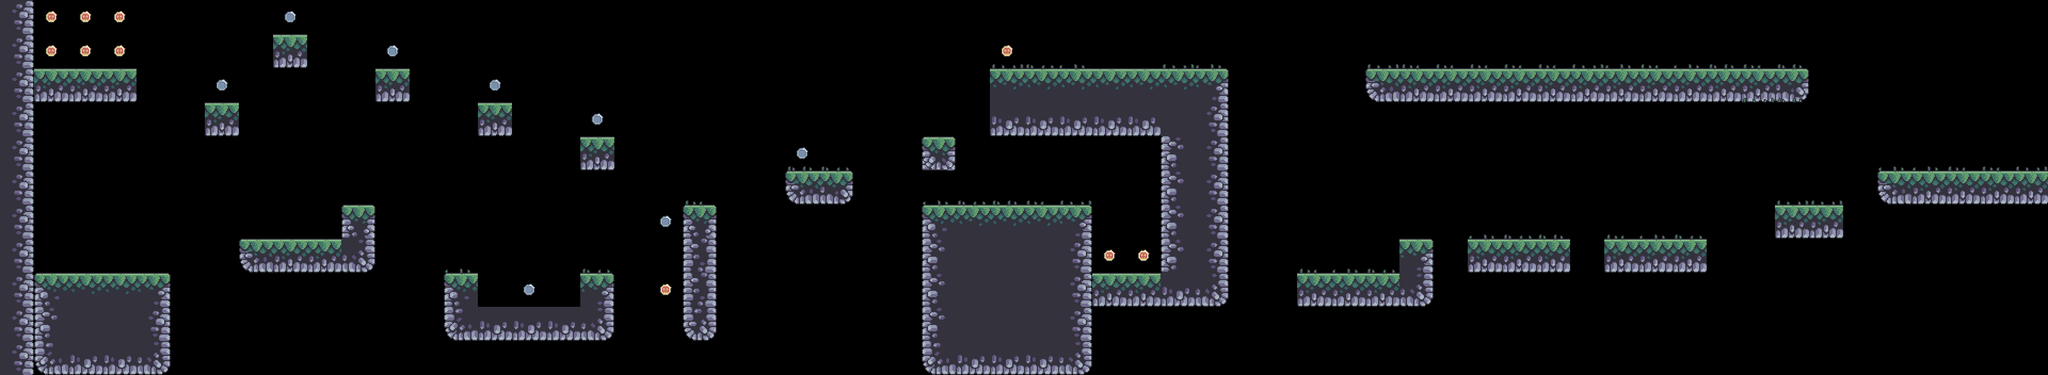

This game map was drawn from its Tiled (.tmx) file and the tilesets committed beside it. A one-line description and the full map source follow:
An orthogonal 60x11 tile map with 64x64 px tiles, 4 tile layers (terrain, spikes, grass, coins), 4 tilesets.

<map version="1.9" tiledversion="1.9.2" orientation="orthogonal" renderorder="right-down" width="60" height="11" tilewidth="64" tileheight="64" infinite="0" nextlayerid="5" nextobjectid="1">
 <editorsettings>
  <export target="level_0.tmx" format="csv" />
 </editorsettings>
 <tileset firstgid="1" source="terrain_tiles.tsx" />
 <tileset firstgid="17" source="coin_tiles.tsx" />
 <tileset firstgid="19" source="grass.tsx" />
 <tileset firstgid="24" source="spikes.tsx" />
 <layer id="1" name="terrain" width="60" height="11">
  <data encoding="csv">
7,0,0,0,0,0,0,0,0,0,0,0,0,0,0,0,0,0,0,0,0,0,0,0,0,0,0,0,0,0,0,0,0,0,0,0,0,0,0,0,0,0,0,0,0,0,0,0,0,0,0,0,0,0,0,0,0,0,0,0,
7,0,0,0,0,0,0,0,14,0,0,0,0,0,0,0,0,0,0,0,0,0,0,0,0,0,0,0,0,0,0,0,0,0,0,0,0,0,0,0,0,0,0,0,0,0,0,0,0,0,0,0,0,0,0,0,0,0,0,0,
7,14,14,14,0,0,0,0,0,0,0,14,0,0,0,0,0,0,0,0,0,0,0,0,0,0,0,0,0,2,2,2,2,2,2,3,0,0,0,0,13,14,14,14,14,14,14,14,14,14,14,14,15,0,0,0,0,0,0,0,
7,0,0,0,0,0,14,0,0,0,0,0,0,0,14,0,0,0,0,0,0,0,0,0,0,0,0,0,0,10,10,10,10,10,6,7,0,0,0,0,0,0,0,0,0,0,0,0,0,0,0,0,0,0,0,0,0,0,0,0,
7,0,0,0,0,0,0,0,0,0,0,0,0,0,0,0,0,14,0,0,0,0,0,0,0,0,0,4,0,0,0,0,0,0,5,7,0,0,0,0,0,0,0,0,0,0,0,0,0,0,0,0,0,0,0,0,0,0,0,0,
7,0,0,0,0,0,0,0,0,0,0,0,0,0,0,0,0,0,0,0,0,0,0,13,15,0,0,0,0,0,0,0,0,0,5,7,0,0,0,0,0,0,0,0,0,0,0,0,0,0,0,0,0,0,0,13,14,14,14,14,
7,0,0,0,0,0,0,0,0,0,4,0,0,0,0,0,0,0,0,0,4,0,0,0,0,0,0,1,2,2,2,3,0,0,5,7,0,0,0,0,0,0,0,0,0,0,0,0,0,0,0,0,14,14,0,0,0,0,0,0,
7,0,0,0,0,0,0,13,14,14,11,0,0,0,0,0,0,0,0,0,8,0,0,0,0,0,0,5,6,6,6,7,0,0,5,7,0,0,0,0,0,3,0,14,14,14,0,14,14,14,0,0,0,0,0,0,0,0,0,0,
7,1,2,2,3,0,0,0,0,0,0,0,0,1,0,0,0,3,0,0,8,0,0,0,0,0,0,5,6,6,6,7,14,14,10,11,0,0,14,14,14,11,0,0,0,0,0,0,0,0,0,0,0,0,0,0,0,0,0,0,
7,5,6,6,7,0,0,0,0,0,0,0,0,9,10,10,10,11,0,0,12,0,0,0,0,0,0,5,6,6,6,7,0,0,0,0,0,0,0,0,0,0,0,0,0,0,0,0,0,0,0,0,0,0,0,0,0,0,0,0,
7,9,10,10,11,0,0,0,0,0,0,0,0,0,0,0,0,0,0,0,0,0,0,0,0,0,0,9,10,10,10,11,0,0,0,0,0,0,0,0,0,0,0,0,0,0,0,0,0,0,0,0,0,0,0,0,0,0,0,0
</data>
 </layer>
 <layer id="4" name="spikes" width="60" height="11">
  <data encoding="csv">
0,0,0,0,0,0,0,0,0,0,0,0,0,0,0,0,0,0,0,0,0,0,0,0,0,0,0,0,0,0,0,0,0,0,0,0,0,0,0,0,0,0,0,0,0,0,0,0,0,0,0,0,0,0,0,0,0,0,0,0,
0,0,0,0,0,0,0,0,0,0,0,0,0,0,0,0,0,0,0,0,0,0,0,0,0,0,0,0,0,0,0,0,0,0,0,0,0,0,0,0,0,0,0,0,0,0,0,0,0,0,0,0,0,0,0,0,0,0,0,0,
0,0,0,0,0,0,0,0,0,0,0,0,0,0,0,0,0,0,0,0,0,0,0,0,0,0,0,0,0,0,0,0,0,0,0,0,0,0,0,0,0,0,0,0,0,0,0,0,0,0,0,0,0,0,0,0,0,0,0,0,
0,0,0,0,0,0,0,0,0,0,0,0,0,0,0,0,0,0,0,0,0,0,0,0,0,0,0,0,0,0,0,0,0,0,0,0,0,0,0,0,0,0,0,0,0,0,0,0,0,0,0,0,0,0,0,0,0,0,0,0,
0,0,0,0,0,0,0,0,0,0,0,0,0,0,0,0,0,0,0,0,0,0,0,0,0,0,0,16,0,0,0,0,0,0,0,0,0,0,0,0,0,0,0,0,0,0,0,0,0,0,0,0,0,0,0,0,0,0,0,0,
0,0,0,0,0,0,0,0,0,0,0,0,0,0,0,0,0,0,0,0,0,0,0,0,0,0,0,0,0,0,0,0,0,0,0,0,0,0,0,0,0,0,0,0,0,0,0,0,0,0,0,0,0,0,0,0,0,0,0,0,
0,0,0,0,0,0,0,0,0,0,0,0,0,0,0,0,0,0,0,0,0,0,0,0,0,0,0,0,0,0,0,0,0,0,0,0,0,0,0,0,0,0,0,0,0,0,0,0,0,0,0,0,0,0,0,0,0,0,0,0,
0,0,0,0,0,0,0,0,0,0,0,0,0,0,0,0,0,0,0,0,0,0,0,0,0,0,0,0,0,0,0,0,0,0,0,0,0,0,0,0,0,0,0,0,0,0,0,0,0,0,0,0,0,0,0,0,0,0,0,0,
0,0,0,0,0,0,0,0,0,0,0,0,0,0,0,0,0,0,0,0,0,0,0,0,0,0,0,0,0,0,0,0,0,0,0,0,0,0,0,0,0,0,0,0,0,0,0,0,0,0,0,0,0,0,0,0,0,0,0,0,
0,0,0,0,0,0,0,0,0,0,0,0,0,0,0,0,0,0,0,0,0,0,0,0,0,0,0,0,0,0,0,0,0,0,0,0,0,0,0,0,0,0,0,0,0,0,0,0,0,0,0,0,0,0,0,0,0,0,0,0,
0,0,0,0,0,0,0,0,0,0,0,0,0,0,0,0,0,0,0,0,0,0,0,0,0,0,0,0,0,0,0,0,0,0,0,0,0,0,0,0,0,0,0,0,0,0,0,0,0,0,0,0,0,0,0,0,0,0,0,0
</data>
 </layer>
 <layer id="3" name="grass" width="60" height="11">
  <data encoding="csv">
0,0,0,0,0,0,0,0,0,0,0,0,0,0,0,0,0,0,0,0,0,0,0,0,0,0,0,0,0,0,0,0,0,0,0,0,0,0,0,0,0,0,0,0,0,0,0,0,0,0,0,0,0,0,0,0,0,0,0,0,
0,0,0,0,0,0,0,0,0,0,0,0,0,0,0,0,0,0,0,0,0,0,0,0,0,0,0,0,0,23,20,19,0,0,23,19,0,0,0,0,23,22,22,22,22,22,23,19,22,19,21,22,21,0,0,0,0,0,0,0,
0,0,0,0,0,0,0,0,0,0,0,0,0,0,0,0,0,0,0,0,0,0,0,0,0,0,0,0,0,0,0,0,0,0,0,0,0,0,0,0,0,0,0,0,0,0,0,0,0,0,0,23,21,0,0,0,0,0,0,0,
0,0,0,0,0,0,0,0,0,0,0,0,0,0,0,0,0,0,0,0,0,0,0,0,0,0,0,0,0,0,0,0,0,0,0,0,0,0,0,0,0,0,0,0,0,0,0,0,0,0,0,0,0,0,0,0,0,0,0,0,
0,0,0,0,0,0,0,0,0,0,0,0,0,0,0,0,0,0,0,0,0,0,0,21,20,0,0,0,0,0,0,0,0,0,0,0,0,0,0,0,0,0,0,0,0,0,0,0,0,0,0,0,0,0,0,19,19,22,22,23,
0,0,0,0,0,0,0,0,0,0,0,0,0,0,0,0,0,0,0,0,22,0,0,0,0,0,0,19,20,21,22,23,0,0,0,0,0,0,0,0,0,0,0,0,0,0,0,0,0,0,0,0,23,23,0,0,0,0,0,0,
0,0,0,0,0,0,0,0,0,0,0,0,0,0,0,0,0,0,0,0,0,0,0,0,0,0,0,0,0,0,0,0,0,0,0,0,0,0,0,0,0,0,0,19,20,21,0,22,19,20,0,0,0,0,0,0,0,0,0,0,
0,0,0,0,0,0,0,0,0,0,0,0,0,19,0,0,0,20,0,0,0,0,0,0,0,0,0,0,0,0,0,0,0,0,0,0,0,0,22,19,20,0,0,0,0,0,0,0,0,0,0,0,0,0,0,0,0,0,0,0,
0,0,0,0,0,0,0,0,0,0,0,0,0,0,0,0,0,0,0,0,0,0,0,0,0,0,0,0,0,0,0,0,0,0,0,0,0,0,0,0,0,0,0,0,0,0,0,0,0,0,0,0,0,0,0,0,0,0,0,0,
0,0,0,0,0,0,0,0,0,0,0,0,0,0,0,0,0,0,0,0,0,0,0,0,0,0,0,0,0,0,0,0,0,0,0,0,0,0,0,0,0,0,0,0,0,0,0,0,0,0,0,0,0,0,0,0,0,0,0,0,
0,0,0,0,0,0,0,0,0,0,0,0,0,0,0,0,0,0,0,0,0,0,0,0,0,0,0,0,0,0,0,0,0,0,0,0,0,0,0,0,0,0,0,0,0,0,0,0,0,0,0,0,0,0,0,0,0,0,0,0
</data>
 </layer>
 <layer id="2" name="coins" width="60" height="11">
  <data encoding="csv">
0,17,17,17,0,0,0,0,18,0,0,0,0,0,0,0,0,0,0,0,0,0,0,0,0,0,0,0,0,0,0,0,0,0,0,0,0,0,0,0,0,0,0,0,0,0,0,0,0,0,0,0,0,0,0,0,0,0,0,0,
0,17,17,17,0,0,0,0,0,0,0,18,0,0,0,0,0,0,0,0,0,0,0,0,0,0,0,0,0,17,0,0,0,0,0,0,0,0,0,0,0,0,0,0,0,0,0,0,0,0,0,0,0,0,0,0,0,0,0,0,
0,0,0,0,0,0,18,0,0,0,0,0,0,0,18,0,0,0,0,0,0,0,0,0,0,0,0,0,0,0,0,0,0,0,0,0,0,0,0,0,0,0,0,0,0,0,0,0,0,0,0,0,0,0,0,0,0,0,0,0,
0,0,0,0,0,0,0,0,0,0,0,0,0,0,0,0,0,18,0,0,0,0,0,0,0,0,0,0,0,0,0,0,0,0,0,0,0,0,0,0,0,0,0,0,0,0,0,0,0,0,0,0,0,0,0,0,0,0,0,0,
0,0,0,0,0,0,0,0,0,0,0,0,0,0,0,0,0,0,0,0,0,0,0,18,0,0,0,0,0,0,0,0,0,0,0,0,0,0,0,0,0,0,0,0,0,0,0,0,0,0,0,0,0,0,0,0,0,0,0,0,
0,0,0,0,0,0,0,0,0,0,0,0,0,0,0,0,0,0,0,0,0,0,0,0,0,0,0,0,0,0,0,0,0,0,0,0,0,0,0,0,0,0,0,0,0,0,0,0,0,0,0,0,0,0,0,0,0,0,0,0,
0,0,0,0,0,0,0,0,0,0,0,0,0,0,0,0,0,0,0,18,0,0,0,0,0,0,0,0,0,0,0,0,0,0,0,0,0,0,0,0,0,0,0,0,0,0,0,0,0,0,0,0,0,0,0,0,0,0,0,0,
0,0,0,0,0,0,0,0,0,0,0,0,0,0,0,0,0,0,0,0,0,0,0,0,0,0,0,0,0,0,0,0,17,17,0,0,0,0,0,0,0,0,0,0,0,0,0,0,0,0,0,0,0,0,0,0,0,0,0,0,
0,0,0,0,0,0,0,0,0,0,0,0,0,0,0,18,0,0,0,17,0,0,0,0,0,0,0,0,0,0,0,0,0,0,0,0,0,0,0,0,0,0,0,0,0,0,0,0,0,0,0,0,0,0,0,0,0,0,0,0,
0,0,0,0,0,0,0,0,0,0,0,0,0,0,0,0,0,0,0,0,0,0,0,0,0,0,0,0,0,0,0,0,0,0,0,0,0,0,0,0,0,0,0,0,0,0,0,0,0,0,0,0,0,0,0,0,0,0,0,0,
0,0,0,0,0,0,0,0,0,0,0,0,0,0,0,0,0,0,0,0,0,0,0,0,0,0,0,0,0,0,0,0,0,0,0,0,0,0,0,0,0,0,0,0,0,0,0,0,0,0,0,0,0,0,0,0,0,0,0,0
</data>
 </layer>
</map>
